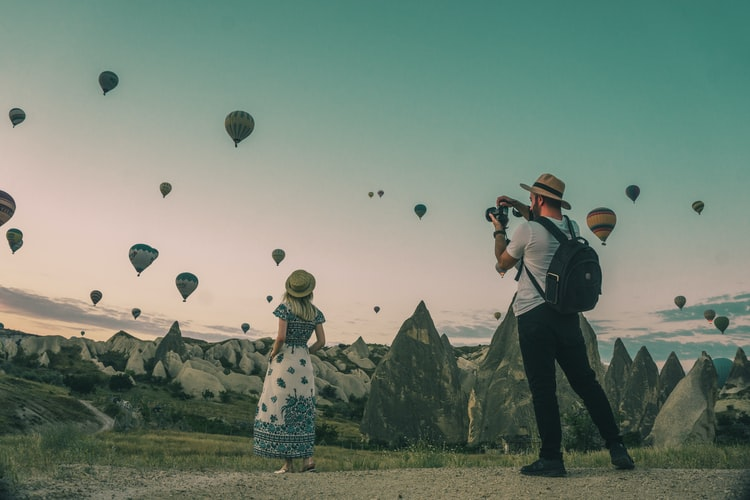
#> input picture Images/photography.jpeg, 750 x 500 px
$ python transformations.py
#> lines starting #> are read from the running program, lines starting #| are printed output that depends on the picture
import cv2 as cv
import numpy as np

img = cv.imread("Images/photography.jpeg")
#> img is the input picture: shape (500, 750, 3); mean B, G, R 116.8, 130.5, 116.3
cv.imshow("Balloons", img)


# [35 lines of commented-out code are left out]
cropped = img[100:200, 100:200]
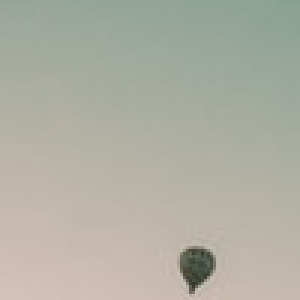
#> cropped: shape (100, 100, 3) (shown 3 times larger); mean B, G, R 162.8, 175.2, 175
cv.imshow("Cropped", cropped)


cv.waitKey(0)
